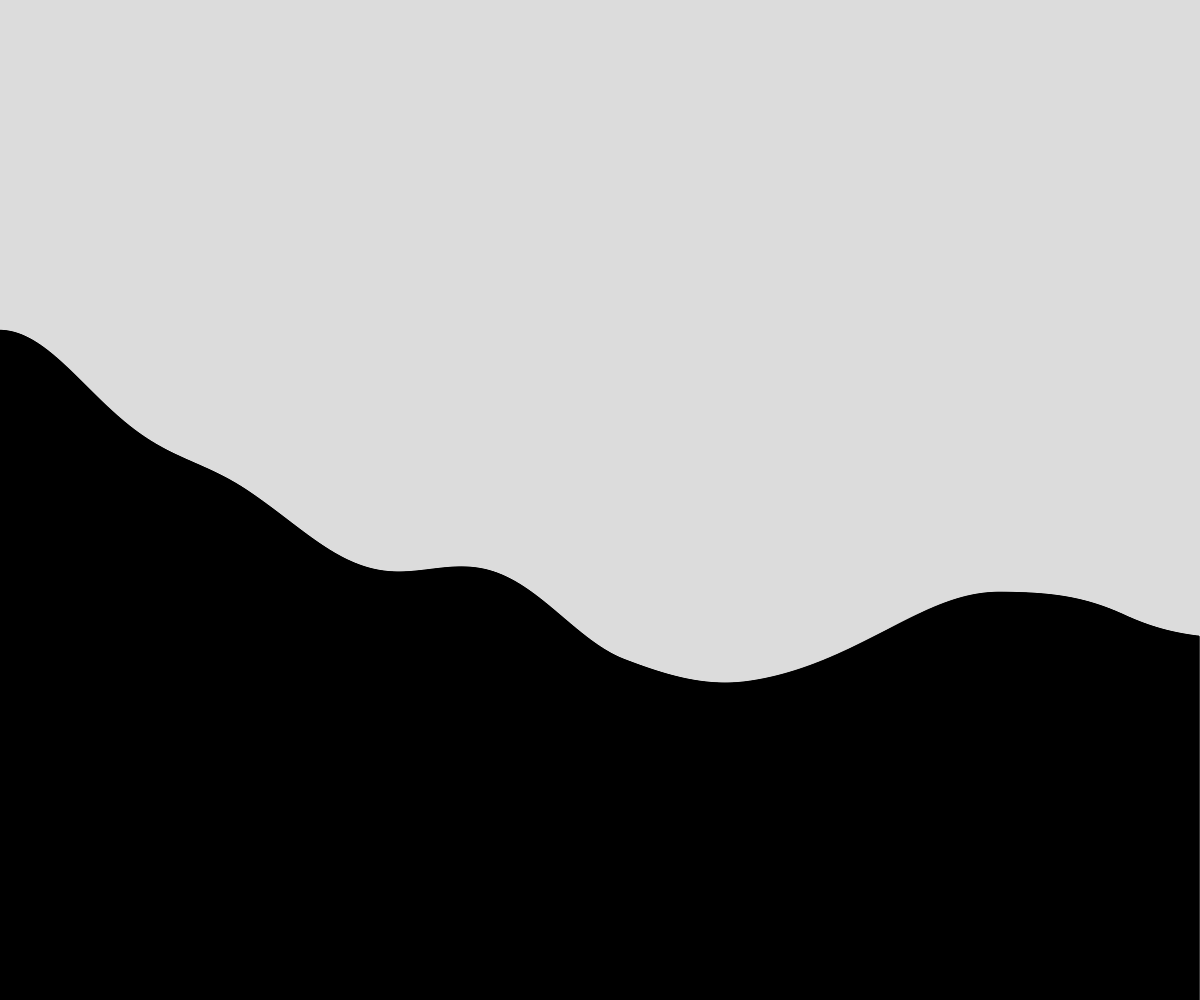
Frame 1 (no input)
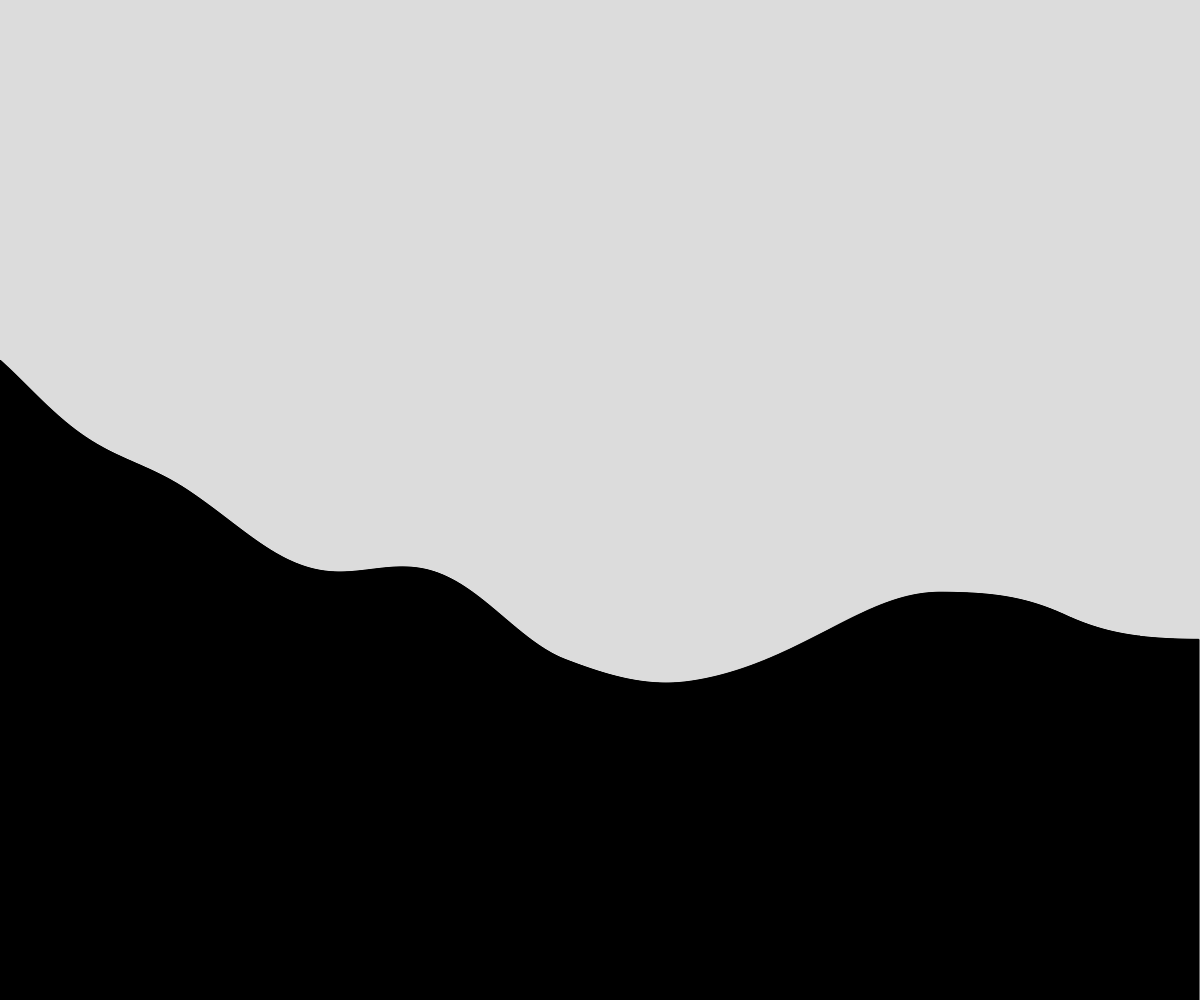
Frame 60 (no input)
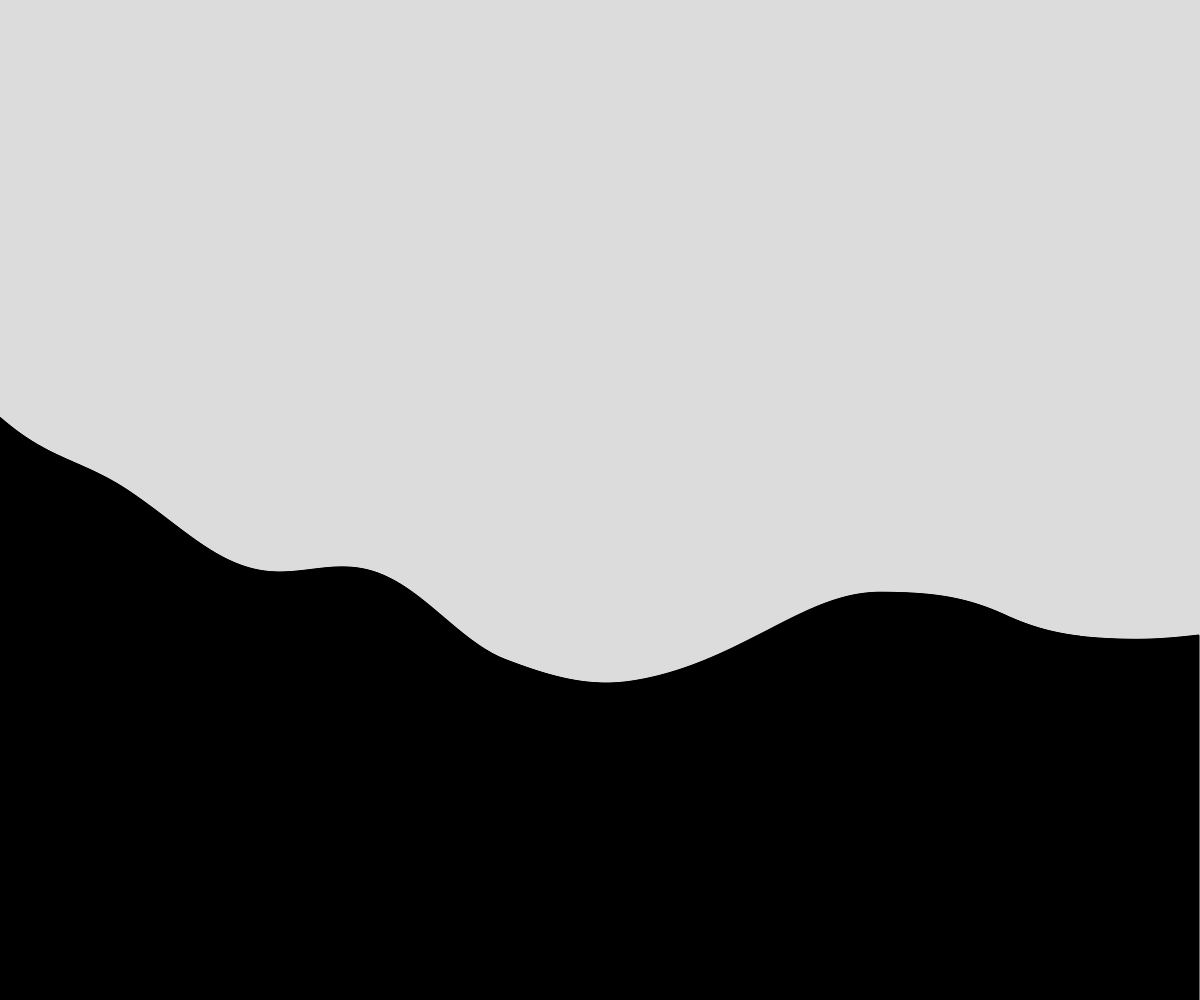
Frame 120 (the mouse pressed at the canvas centre since frame 60)

The p5.js sketch that drew these frames (run headless with seeded random() and noise() and a simulated clock; from frame 60 on, the mouse is pressed at the canvas centre):

// p5.js sketch
// ── sketch.js
// Perlin Noise Demo

let time;
let rectWidth;
let numberOfRects;
let rects = [];

function setup() {
  createCanvas(windowWidth, windowHeight);
  numberOfRects = width;
  time = 0;
  rectWidth = width / numberOfRects;
  generateInitialTerrain();
}

function draw() {
  background(220);
  fill(0);

  //remove leftmost rectangle
  rects.shift();
  //add rectangle on right
  let rectHeight = noise(time) * height;
  let myRectangle = {
    height: rectHeight,
    width: rectWidth,
    x: width - rectWidth,
    y: height - rectHeight,
  };
  rects.push(myRectangle);

  // move along the perlin noise x-axis
  time += 0.001;


  // displaying the terrain
  for (let i = 0; i < rects.length; i ++) {
    // move rectangle to the left
    rects[i].x -= rectWidth;
    rect(rects[i].x, rects[i].y, rects[i].width, rects[i].height);
  }
  
}

function generateInitialTerrain() {
  for (let i = 0; i < numberOfRects; i++) {
    let rectHeight = noise(time) * height;
    let myRectangle = {
      height: rectHeight,
      width: rectWidth,
      x: i * rectWidth,
      y: height - rectHeight,
    };
    rects.push(myRectangle);

    // move along the perlin noise x-axis
    time += 0.001;
  }
  
}
